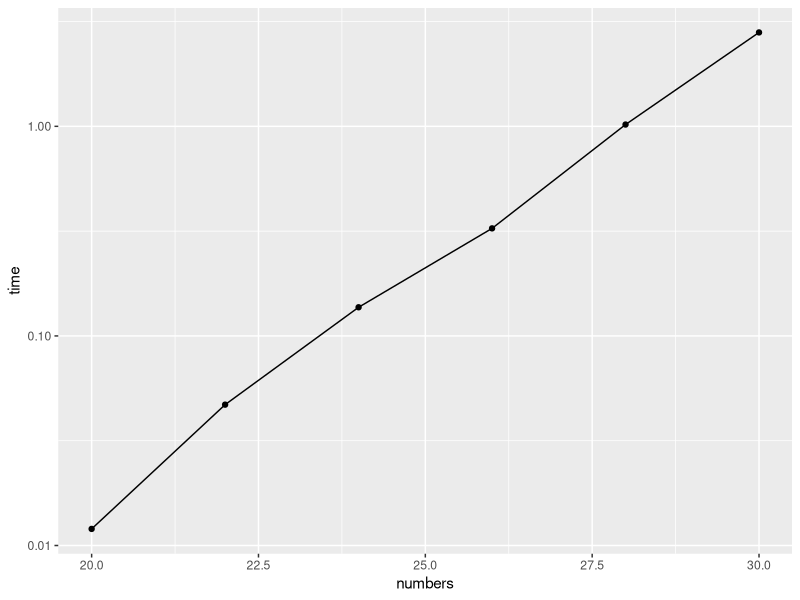

The R script that drew this image:
library(ggplot2)
log_factorial <- function (n) {
  # Return the log of factorial(n) for any integer n > 0
  if (n <= 1)
    return (0)
  return (log(n) + log_factorial(n - 1))
}

sum_log_factorial <- function (n) {
  # Return the sum of log_factorial(i) for i in 1..n
  sum <- 0
  for(i in seq(1, n, 1)) {
    sum <- sum + log_factorial(i)
  }
  return (sum)
}

fibonacci <- function(n) {
  # Return nth Fibonacci number
  if (n <= 1)
    return (n)
  return (fibonacci(n - 1) + fibonacci(n - 2))
}

constant.time <- function(){
  count = 0
  for(i in seq(1:50)){
    for(j in seq(1:50)){
      count = count + 1
    }
  }
  return (0)
}

running.time <- function(function.name, num.seq){
  nums = c()
  time = c()
  for(n in num.seq){
    nums = append(nums, n)
    time = append(time, system.time(a <- function.name(n))[[1]])
  }
  time.dataframe = data.frame(numbers = nums, time = time)
  return (time.dataframe)
}

options(expressions=500000)
#rt = running.time(log_factorial, c( 200, 400, 800,1200,1600, 2000))
#rt = running.time(sum_log_factorial, c( 200, 400, 600, 800,1200, 1400, 1600, 1800))
rt = running.time(fibonacci, c(20, 22, 24, 26, 28, 30))

p <- ggplot(data = rt, aes(numbers, time)) +  
  geom_point() +  
  geom_line() +
  scale_y_log10()

print (p)

